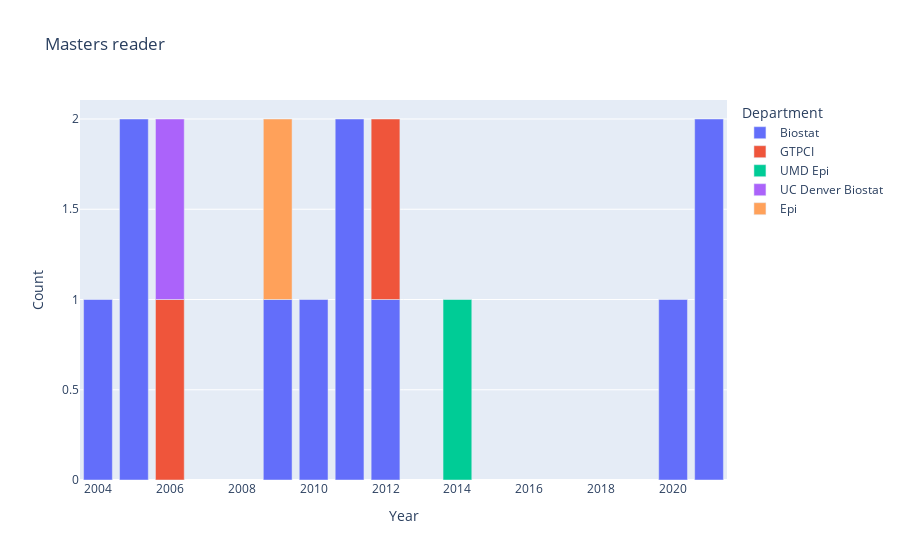

Notebook code cell kept with this figure:
### Code cell
fig = px.bar(exams[ exams['Exam'] == "masters"], x = "Year", y = "Count", color = "Department", title = "Masters reader")

## Static
#Image(fig.to_image(format="png", width=600, height=300, scale=2))

## Interactive
fig.show()

### Figure 1 — Plotly figure (JSON) as saved in the notebook; plotly's stock layout.template omitted (floating-point values rounded to 4 significant figures)
{"data": [{"alignmentgroup": "True", "hovertemplate": "Department=Biostat<br>Year=%{x}<br>Count=%{y}<extra></extra>", "legendgroup": "Biostat", "marker": {"color": "#636efa", "pattern": {"shape": ""}}, "name": "Biostat", "offsetgroup": "Biostat", "orientation": "v", "showlegend": true, "textposition": "auto", "type": "bar", "x": [2011, 2005, 2021, 2012, 2020, 2004, 2009, 2010], "xaxis": "x", "y": [2, 2, 2, 1, 1, 1, 1, 1], "yaxis": "y"}, {"alignmentgroup": "True", "hovertemplate": "Department=GTPCI<br>Year=%{x}<br>Count=%{y}<extra></extra>", "legendgroup": "GTPCI", "marker": {"color": "#EF553B", "pattern": {"shape": ""}}, "name": "GTPCI", "offsetgroup": "GTPCI", "orientation": "v", "showlegend": true, "textposition": "auto", "type": "bar", "x": [2012, 2006], "xaxis": "x", "y": [1, 1], "yaxis": "y"}, {"alignmentgroup": "True", "hovertemplate": "Department=UMD Epi<br>Year=%{x}<br>Count=%{y}<extra></extra>", "legendgroup": "UMD Epi", "marker": {"color": "#00cc96", "pattern": {"shape": ""}}, "name": "UMD Epi", "offsetgroup": "UMD Epi", "orientation": "v", "showlegend": true, "textposition": "auto", "type": "bar", "x": [2014], "xaxis": "x", "y": [1], "yaxis": "y"}, {"alignmentgroup": "True", "hovertemplate": "Department=UC Denver Biostat<br>Year=%{x}<br>Count=%{y}<extra></extra>", "legendgroup": "UC Denver Biostat", "marker": {"color": "#ab63fa", "pattern": {"shape": ""}}, "name": "UC Denver Biostat", "offsetgroup": "UC Denver Biostat", "orientation": "v", "showlegend": true, "textposition": "auto", "type": "bar", "x": [2006], "xaxis": "x", "y": [1], "yaxis": "y"}, {"alignmentgroup": "True", "hovertemplate": "Department=Epi<br>Year=%{x}<br>Count=%{y}<extra></extra>", "legendgroup": "Epi", "marker": {"color": "#FFA15A", "pattern": {"shape": ""}}, "name": "Epi", "offsetgroup": "Epi", "orientation": "v", "showlegend": true, "textposition": "auto", "type": "bar", "x": [2009], "xaxis": "x", "y": [1], "yaxis": "y"}], "layout": {"autosize": true, "barmode": "relative", "legend": {"title": {"text": "Department"}, "tracegroupgap": 0}, "title": {"text": "Masters reader"}, "xaxis": {"anchor": "y", "autorange": true, "domain": [0, 1], "range": [2004.0, 2022.0], "title": {"text": "Year"}, "type": "linear"}, "yaxis": {"anchor": "x", "autorange": true, "domain": [0, 1], "range": [0, 2.105], "title": {"text": "Count"}, "type": "linear"}}}
